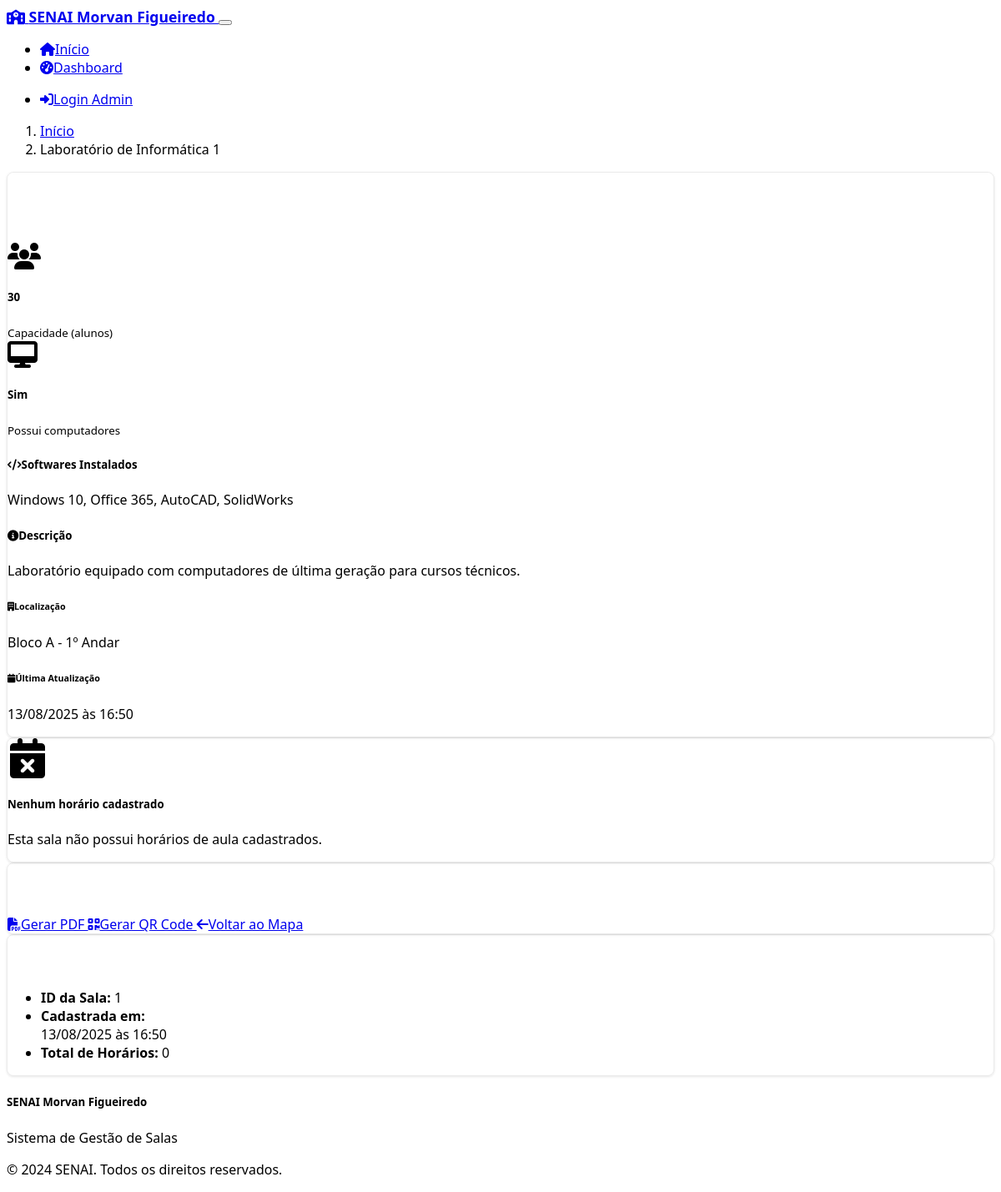
/classroom/1, run on an earlier commit of the app's database.
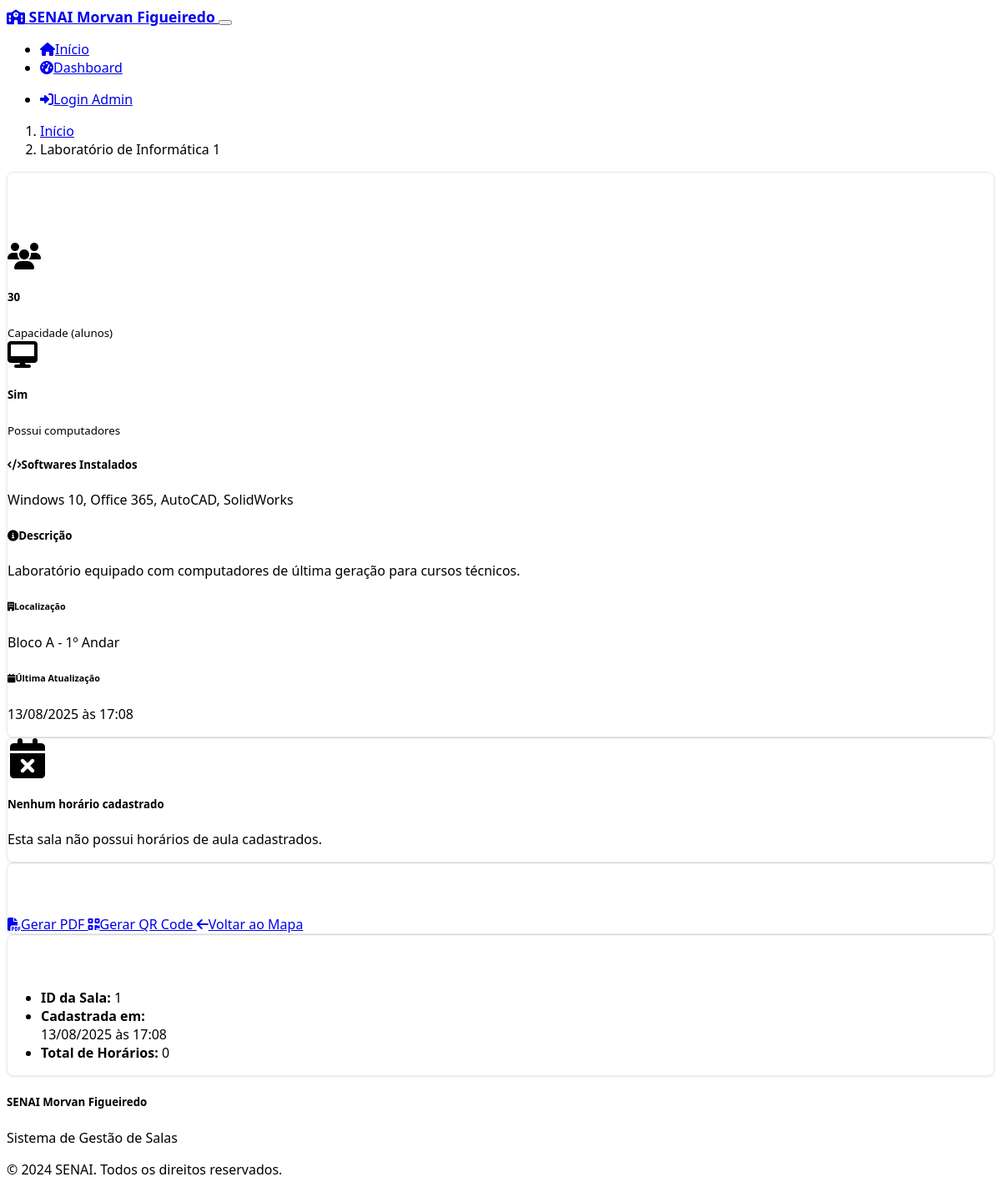
And on a later commit of the database.
### models.py (models this page shows, shortened)
class Classroom(db.Model):
    id = db.Column(db.Integer, primary_key=True)
    name = db.Column(db.String(100), nullable=False)
    capacity = db.Column(db.Integer, nullable=False)
    has_computers = db.Column(db.Boolean, default=False)
    software = db.Column(db.Text, default='')
    description = db.Column(db.Text, default='')
    floor = db.Column(db.Integer, nullable=False)
    block = db.Column(db.String(10), nullable=False)
    image_url = db.Column(db.String(255), default='')
    created_at = db.Column(db.DateTime, default=datetime.utcnow)
    updated_at = db.Column(db.DateTime, default=datetime.utcnow, onupdate=datetime.utcnow)
    schedules = db.relationship('Schedule', backref='classroom', lazy=True, cascade='all, delete-orphan')

### routes.py (the view)
@app.route('/classroom/<int:classroom_id>')
def classroom_detail(classroom_id):
    classroom = Classroom.query.get_or_404(classroom_id)
    schedules = Schedule.query.filter_by(classroom_id=classroom_id, is_active=True).all()
    return render_template('classroom.html', classroom=classroom, schedules=schedules)

### templates/classroom.html (shortened to what this page needs)
{% extends "base.html" %}
{% block content %}
<div class="container">
    <div class="row">
        <div class="col-12">
            <nav aria-label="breadcrumb">
                <ol class="breadcrumb">
                    <li class="breadcrumb-item"><a href="{{ url_for('index') }}">Início</a></li>
                    <li class="breadcrumb-item active">{{ classroom.name }}</li>
                </ol>
            </nav>
        </div>
    </div>
    <div class="row">
        <div class="col-lg-8">
            <div class="card">
                <div class="card-header d-flex justify-content-between align-items-center">
                    <h3 class="mb-0"><i class="fas fa-door-open me-2 text-primary"></i>{{ classroom.name }}</h3>
                    <span class="badge bg-primary fs-6">{{ classroom.block }}{{ classroom.floor }}</span>
                </div>
                <div class="card-body">
                    <div class="row mb-4">
                        <div class="col-md-6">
                            <div class="d-flex align-items-center mb-3">
                                <i class="fas fa-users fa-2x text-info me-3"></i>
                                <div>
                                    <h5 class="mb-0">{{ classroom.capacity }}</h5>
                                    <small class="text-muted">Capacidade (alunos)</small>
                                </div>
                            </div>
                        </div>
                        <div class="col-md-6">
                            <div class="d-flex align-items-center mb-3">
                                {% if classroom.has_computers %}
                                    <i class="fas fa-desktop fa-2x text-success me-3"></i>
                                    <div>
                                        <h5 class="mb-0 text-success">Sim</h5>
                                        <small class="text-muted">Possui computadores</small>
                                    </div>
                                {% else %}
                                    <i class="fas fa-times fa-2x text-danger me-3"></i>
                                    <div>
                                        <h5 class="mb-0 text-danger">Não</h5>
                                        <small class="text-muted">Possui computadores</small>
                                    </div>
                                {% endif %}
                            </div>
                        </div>
                    </div>
                    {% if classroom.software %}
                    <div class="mb-4">
                        <h5><i class="fas fa-code me-2"></i>Softwares Instalados</h5>
                        <div class="bg-light p-3 rounded">
                            {{ classroom.software }}
                        </div>
                    </div>
                    {% endif %}
                    {% if classroom.description %}
                    <div class="mb-4">
                        <h5><i class="fas fa-info-circle me-2"></i>Descrição</h5>
                        <div class="bg-light p-3 rounded">
                            {{ classroom.description }}
                        </div>
                    </div>
                    {% endif %}
                    <div class="row">
                        <div class="col-md-6">
                            <h6><i class="fas fa-building me-2"></i>Localização</h6>
                            <p>Bloco {{ classroom.block }} - {{ classroom.floor }}º Andar</p>
                        </div>
                        <div class="col-md-6">
                            <h6><i class="fas fa-calendar me-2"></i>Última Atualização</h6>
                            <p>{{ classroom.updated_at.strftime('%d/%m/%Y às %H:%M') if classroom.updated_at else 'Não informado' }}</p>
                        </div>
                    </div>
                </div>
            </div>
            {% if schedules %}
            <div class="card mt-4">
                <div class="card-header">
                    <h5 class="mb-0"><i class="fas fa-calendar-alt me-2"></i>Horários de Aula</h5>
                </div>
                <div class="card-body">
                    <div class="table-responsive">
                        <table class="table table-striped">
                            <thead>
                                <tr>
                                    <th>Dia</th>
                                    <th>Turno</th>
                                    <th>Horário</th>
                                    <th>Curso</th>
                                    <th>Instrutor</th>
                                </tr>
                            </thead>
                            <tbody>
                                {% for schedule in schedules %}
                                <tr>
                                    <td>{{ schedule.to_dict()['day_name'] }}</td>
                                    <td>
                                        <span class="badge bg-secondary">
                                            {% if schedule.shift == 'morning' %}Manhã
                                            {% elif schedule.shift == 'afternoon' %}Tarde
                                            {% elif schedule.shift == 'fullday' %}Integral
                                            {% elif schedule.shift == 'night' %}Noite
                                            {% endif %}
                                        </span>
                                    </td>
                                    <td>{{ schedule.start_time }} - {{ schedule.end_time }}</td>
                                    <td>{{ schedule.course_name }}</td>
                                    <td>{{ schedule.instructor or 'Não informado' }}</td>
                                </tr>
                                {% endfor %}
                            </tbody>
                        </table>
                    </div>
                </div>
            </div>
            {% else %}
            <div class="card mt-4">
                <div class="card-body text-center">
                    <i class="fas fa-calendar-times fa-3x text-muted mb-3"></i>
                    <h5>Nenhum horário cadastrado</h5>
                    <p class="text-muted">Esta sala não possui horários de aula cadastrados.</p>
                </div>
            </div>
            {% endif %}
        </div>
        <div class="col-lg-4">
            <div class="card">
                <div class="card-header">
                    <h5 class="mb-0"><i class="fas fa-cogs me-2"></i>Ações</h5>
                </div>
                <div class="card-body">
                    <div class="d-grid gap-2">
                        <a href="{{ url_for('generate_pdf', classroom_id=classroom.id) }}" class="btn btn-outline-primary">
                            <i class="fas fa-file-pdf me-2"></i>Gerar PDF
                        </a>
                        <a href="{{ url_for('generate_qr', classroom_id=classroom.id) }}" class="btn btn-outline-secondary">
                            <i class="fas fa-qrcode me-2"></i>Gerar QR Code
                        </a>
                        <a href="{{ url_for('index') }}" class="btn btn-outline-dark">
                            <i class="fas fa-arrow-left me-2"></i>Voltar ao Mapa
                        </a>
                    </div>
                </div>
            </div>
            <div class="card mt-3">
                <div class="card-header">
                    <h6 class="mb-0"><i class="fas fa-info-circle me-2"></i>Informações Rápidas</h6>
                </div>
                <div class="card-body">
                    <ul class="list-unstyled mb-0">
                        <li class="mb-2">
                            <strong>ID da Sala:</strong> {{ classroom.id }}
                        </li>
                        <li class="mb-2">
                            <strong>Cadastrada em:</strong><br>
                            {{ classroom.created_at.strftime('%d/%m/%Y às %H:%M') if classroom.created_at else 'Não informado' }}
                        </li>
                        <li class="mb-2">
                            <strong>Total de Horários:</strong> {{ schedules|length }}
                        </li>
                    </ul>
                </div>
            </div>
        </div>
    </div>
</div>
{% endblock %}

### templates/base.html (shortened to what this page needs)
<!DOCTYPE html>
<html lang="pt-BR" data-bs-theme="dark">
<head>
    <link href="https://cdn.replit.com/agent/bootstrap-agent-dark-theme.min.css" rel="stylesheet">
    <link href="https://cdnjs.cloudflare.com/ajax/libs/font-awesome/6.4.0/css/all.min.css" rel="stylesheet">
    <link href="{{ url_for('static', filename='css/custom.css') }}" rel="stylesheet">
</head>
<body>
    <nav class="navbar navbar-expand-lg navbar-dark bg-primary">
        <div class="container">
            <a class="navbar-brand" href="{{ url_for('index') }}">
                <i class="fas fa-school me-2"></i>
                SENAI Morvan Figueiredo
            </a>
            <button class="navbar-toggler" type="button" data-bs-toggle="collapse" data-bs-target="#navbarNav">
            </button>
            <div class="collapse navbar-collapse" id="navbarNav">
                <ul class="navbar-nav me-auto">
                    <li class="nav-item">
                        <a class="nav-link" href="{{ url_for('index') }}">
                            <i class="fas fa-home me-1"></i>Início
                        </a>
                    </li>
                    <li class="nav-item">
                        <a class="nav-link" href="{{ url_for('dashboard') }}">
                            <i class="fas fa-tachometer-alt me-1"></i>Dashboard
                        </a>
                    </li>
                </ul>
                <ul class="navbar-nav">
                    {% if session.admin_authenticated %}
                    <li class="nav-item dropdown">
                        <a class="nav-link dropdown-toggle" href="#" role="button" data-bs-toggle="dropdown">
                            <i class="fas fa-download me-1"></i>Relatórios
                        </a>
                        <ul class="dropdown-menu">
                            <li><a class="dropdown-item" href="{{ url_for('generate_general_report_route') }}">
                                <i class="fas fa-file-pdf me-2"></i>Relatório Geral
                            </a></li>
                            <li><a class="dropdown-item" href="{{ url_for('generate_availability_report_route') }}">
                                <i class="fas fa-calendar me-2"></i>Horários Disponíveis
                            </a></li>
                        </ul>
                    </li>
                    <li class="nav-item">
                        <a class="nav-link" href="{{ url_for('logout') }}">
                            <i class="fas fa-sign-out-alt me-1"></i>Sair
                        </a>
                    </li>
                    {% else %}
                    <li class="nav-item">
                        <a class="nav-link" href="{{ url_for('login') }}">
                            <i class="fas fa-sign-in-alt me-1"></i>Login Admin
                        </a>
                    </li>
                    {% endif %}
                </ul>
            </div>
        </div>
    </nav>
    <main class="py-4">
        {% block content %}{% endblock %}
    </main>
    <footer class="bg-dark text-light py-4 mt-5">
        <div class="container">
            <div class="row">
                <div class="col-md-6">
                    <h5>SENAI Morvan Figueiredo</h5>
                    <p class="mb-0">Sistema de Gestão de Salas</p>
                </div>
                <div class="col-md-6 text-md-end">
                    <p class="mb-0">© 2024 SENAI. Todos os direitos reservados.</p>
                </div>
            </div>
        </div>
    </footer>
</body>
</html>

### static/css/custom.css (style rules this page uses)
:root { --senai-blue: #1e3a8a; --senai-light-blue: #3b82f6; --senai-green: #10b981; --senai-orange: #f59e0b; --senai-red: #ef4444; }
body { font-family: 'Segoe UI', Tahoma, Geneva, Verdana, sans-serif; }
.navbar-brand { font-weight: 600; font-size: 1.1rem; }
.card { border: 1px solid rgba(0,0,0,0.08); box-shadow: 0 1px 3px rgba(0,0,0,0.1); transition: transform 0.2s ease-in-out, box-shadow 0.2s ease-in-out; border-radius: 8px; }
.card-header { background: linear-gradient(135deg, var(--bs-primary) 0%, var(--bs-primary-dark) 100%); border-bottom: none; color: white; }
.badge { font-size: 0.75rem; padding: 0.5em 0.75em; }
footer { margin-top: auto; }
[data-bs-theme="dark"] .bg-light { background-color: var(--bs-dark) !important; color: var(--bs-light); }

What changed in the data, as far as the page shows it:
changed Classroom "Laboratório de Informática 1": updated_at "13/08/2025 às 16:50" → "13/08/2025 às 17:08"; created_at "13/08/2025 às 16:50" → "13/08/2025 às 17:08"
